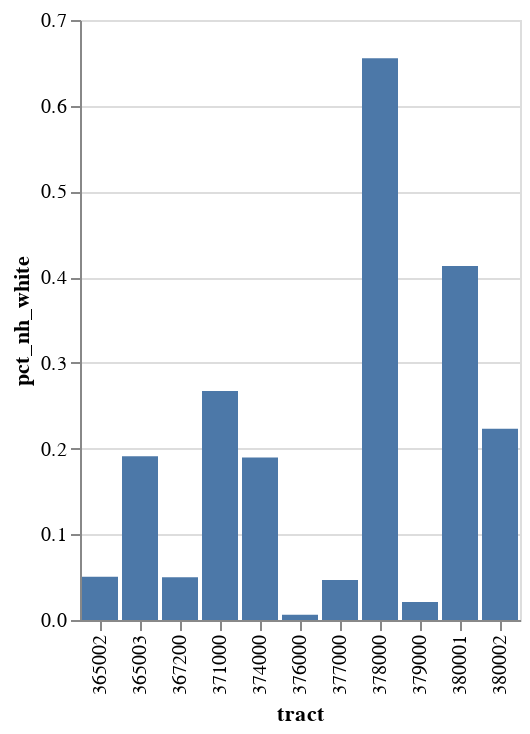

Notebook code for this chart:
### Markdown cell above
### Race per tract

Currently without MOEs (todo)

### Code cell
# Make a grouped bar chart of census tracts
alt.Chart(rt_out).mark_bar().encode(
    x='tract:N',
    y='pct_nh_white:Q',
    #color='',
    column='tract:N'
).properties(
    width=300,
    height=300
)

### Figure 1 — Vega-Lite specification as saved in the notebook (floating-point values rounded to 4 significant figures)
{"config": {"view": {"continuousWidth": 300, "continuousHeight": 300}}, "data": {"name": "data-444103956943cec1e5eda6ca0f7edba3"}, "mark": {"type": "bar"}, "encoding": {"x": {"field": "tract", "type": "nominal"}, "y": {"field": "pct_nh_white", "type": "quantitative"}}, "$schema": "https://vega.github.io/schema/vega-lite/v5.20.1.json", "datasets": {"data-444103956943cec1e5eda6ca0f7edba3": [{"NAME": "Census Tract 3650.02; Contra Costa County; California", "GEO_ID": "1400000US06013365002", "tract": "365002", "pct_nh_white": 0.05047, "pct_nh_white_moe": 0.03192, "pct_nh_black": 0.1506, "pct_nh_black_moe": 0.05331, "pct_nh_asian": 0.06827, "pct_nh_asian_moe": 0.03622, "pct_nh_other": 0.08335, "pct_nh_other_moe": 0.0528, "pct_hispanic": 0.6473, "pct_hispanic_moe": 0.08533}, {"NAME": "Census Tract 3650.03; Contra Costa County; California", "GEO_ID": "1400000US06013365003", "tract": "365003", "pct_nh_white": 0.1911, "pct_nh_white_moe": 0.07587, "pct_nh_black": 0.291, "pct_nh_black_moe": 0.06785, "pct_nh_asian": 0.1601, "pct_nh_asian_moe": 0.06801, "pct_nh_other": 0.1178, "pct_nh_other_moe": 0.07456, "pct_hispanic": 0.24, "pct_hispanic_moe": 0.07597}, {"NAME": "Census Tract 3672; Contra Costa County; California", "GEO_ID": "1400000US06013367200", "tract": "367200", "pct_nh_white": 0.04975, "pct_nh_white_moe": 0.01577, "pct_nh_black": 0.1286, "pct_nh_black_moe": 0.05566, "pct_nh_asian": 0.2327, "pct_nh_asian_moe": 0.06827, "pct_nh_other": 0.05078, "pct_nh_other_moe": 0.02743, "pct_hispanic": 0.5381, "pct_hispanic_moe": 0.08848}, {"NAME": "Census Tract 3710; Contra Costa County; California", "GEO_ID": "1400000US06013371000", "tract": "371000", "pct_nh_white": 0.2671, "pct_nh_white_moe": 0.04412, "pct_nh_black": 0.1021, "pct_nh_black_moe": 0.03771, "pct_nh_asian": 0.1537, "pct_nh_asian_moe": 0.04352, "pct_nh_other": 0.08328, "pct_nh_other_moe": 0.05514, "pct_hispanic": 0.3937, "pct_hispanic_moe": 0.08546}, {"NAME": "Census Tract 3740; Contra Costa County; California", "GEO_ID": "1400000US06013374000", "tract": "374000", "pct_nh_white": 0.1895, "pct_nh_white_moe": 0.04013, "pct_nh_black": 0.106, "pct_nh_black_moe": 0.02979, "pct_nh_asian": 0.1114, "pct_nh_asian_moe": 0.05592, "pct_nh_other": 0.03094, "pct_nh_other_moe": 0.02239, "pct_hispanic": 0.5622, "pct_hispanic_moe": 0.1182}, {"NAME": "Census Tract 3760; Contra Costa County; California", "GEO_ID": "1400000US06013376000", "tract": "376000", "pct_nh_white": 0.006108, "pct_nh_white_moe": 0.00468, "pct_nh_black": 0.1323, "pct_nh_black_moe": 0.03558, "pct_nh_asian": 0.04261, "pct_nh_asian_moe": 0.0256, "pct_nh_other": 0.05021, "pct_nh_other_moe": 0.02454, "pct_hispanic": 0.7688, "pct_hispanic_moe": 0.09644}, {"NAME": "Census Tract 3770; Contra Costa County; California", "GEO_ID": "1400000US06013377000", "tract": "377000", "pct_nh_white": 0.04677, "pct_nh_white_moe": 0.02519, "pct_nh_black": 0.2198, "pct_nh_black_moe": 0.08318, "pct_nh_asian": 0.06504, "pct_nh_asian_moe": 0.0355, "pct_nh_other": 0.02977, "pct_nh_other_moe": 0.02547, "pct_hispanic": 0.6386, "pct_hispanic_moe": 0.1319}, {"NAME": "Census Tract 3780; Contra Costa County; California", "GEO_ID": "1400000US06013378000", "tract": "378000", "pct_nh_white": 0.6555, "pct_nh_white_moe": 0.0686, "pct_nh_black": 0.01003, "pct_nh_black_moe": 0.009159, "pct_nh_asian": 0.07924, "pct_nh_asian_moe": 0.05634, "pct_nh_other": 0.07126, "pct_nh_other_moe": 0.03789, "pct_hispanic": 0.1839, "pct_hispanic_moe": 0.05891}, {"NAME": "Census Tract 3790; Contra Costa County; California", "GEO_ID": "1400000US06013379000", "tract": "379000", "pct_nh_white": 0.02111, "pct_nh_white_moe": 0.008144, "pct_nh_black": 0.18, "pct_nh_black_moe": 0.03722, "pct_nh_asian": 0.02064, "pct_nh_asian_moe": 0.01945, "pct_nh_other": 0.06585, "pct_nh_other_moe": 0.03556, "pct_hispanic": 0.7124, "pct_hispanic_moe": 0.0909}, {"NAME": "Census Tract 3800.01; Contra Costa County; California", "GEO_ID": "1400000US06013380001", "tract": "380001", "pct_nh_white": 0.413, "pct_nh_white_moe": 0.05046, "pct_nh_black": 0.1875, "pct_nh_black_moe": 0.1007, "pct_nh_asian": 0.201, "pct_nh_asian_moe": 0.04079, "pct_nh_other": 0.07562, "pct_nh_other_moe": 0.04588, "pct_hispanic": 0.1229, "pct_hispanic_moe": 0.0836}, {"NAME": "Census Tract 3800.02; Contra Costa County; California", "GEO_ID": "1400000US06013380002", "tract": "380002", "pct_nh_white": 0.2231, "pct_nh_white_moe": 0.1861, "pct_nh_black": 0.249, "pct_nh_black_moe": 0.1243, "pct_nh_asian": 0.1703, "pct_nh_asian_moe": 0.04991, "pct_nh_other": 0.09856, "pct_nh_other_moe": 0.0858, "pct_hispanic": 0.2591, "pct_hispanic_moe": 0.1675}]}}
